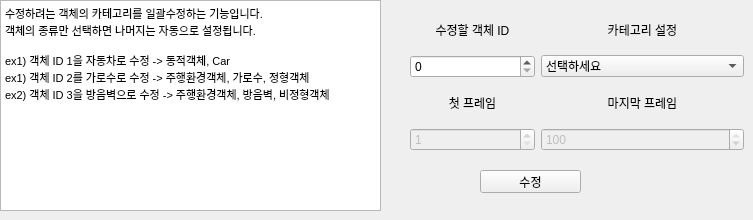
      <widget class="QWidget" name="tab_10">
       <attribute name="title">
        <string>카테고리 수정</string>
       </attribute>
       <widget class="QTextBrowser" name="textBrowser_3">
        <property name="geometry">
         <rect>
          <x>0</x>
          <y>0</y>
          <width>381</width>
          <height>211</height>
         </rect>
        </property>
        <property name="html">
         <string>&lt;!DOCTYPE HTML PUBLIC &quot;-//W3C//DTD HTML 4.0//EN&quot; &quot;http://www.w3.org/TR/REC-html40/strict.dtd&quot;&gt;
&lt;html&gt;&lt;head&gt;&lt;meta name=&quot;qrichtext&quot; content=&quot;1&quot; /&gt;&lt;style type=&quot;text/css&quot;&gt;
p, li { white-space: pre-wrap; }
&lt;/style&gt;&lt;/head&gt;&lt;body style=&quot; font-family:'Gulim'; font-size:9pt; font-weight:400; font-style:normal;&quot;&gt;
&lt;p style=&quot; margin-top:0px; margin-bottom:0px; margin-left:0px; margin-right:0px; -qt-block-indent:0; text-indent:0px;&quot;&gt;&lt;span style=&quot; font-family:'MS Shell Dlg 2'; font-size:8.25pt;&quot;&gt;수정하려는 객체의 카테고리를 일괄수정하는 기능입니다.&lt;/span&gt;&lt;/p&gt;
&lt;p style=&quot; margin-top:0px; margin-bottom:0px; margin-left:0px; margin-right:0px; -qt-block-indent:0; text-indent:0px;&quot;&gt;&lt;span style=&quot; font-family:'MS Shell Dlg 2'; font-size:8.25pt;&quot;&gt;객체의 종류만 선택하면 나머지는 자동으로 설정됩니다.&lt;/span&gt;&lt;/p&gt;
&lt;p style=&quot;-qt-paragraph-type:empty; margin-top:0px; margin-bottom:0px; margin-left:0px; margin-right:0px; -qt-block-indent:0; text-indent:0px; font-family:'MS Shell Dlg 2'; font-size:8.25pt;&quot;&gt;&lt;br /&gt;&lt;/p&gt;
&lt;p style=&quot; margin-top:0px; margin-bottom:0px; margin-left:0px; margin-right:0px; -qt-block-indent:0; text-indent:0px;&quot;&gt;&lt;span style=&quot; font-family:'MS Shell Dlg 2'; font-size:8.25pt;&quot;&gt;ex1) 객체 ID 1을 자동차로 수정 -&amp;gt; 동적객체, Car&lt;/span&gt;&lt;/p&gt;
&lt;p style=&quot; margin-top:0px; margin-bottom:0px; margin-left:0px; margin-right:0px; -qt-block-indent:0; text-indent:0px;&quot;&gt;&lt;span style=&quot; font-family:'MS Shell Dlg 2'; font-size:8.25pt;&quot;&gt;ex1) 객체 ID 2를 가로수로 수정 -&amp;gt; 주행환경객체, 가로수, 정형객체&lt;/span&gt;&lt;/p&gt;
&lt;p style=&quot; margin-top:0px; margin-bottom:0px; margin-left:0px; margin-right:0px; -qt-block-indent:0; text-indent:0px;&quot;&gt;&lt;span style=&quot; font-family:'MS Shell Dlg 2'; font-size:8.25pt;&quot;&gt;ex2) 객체 ID 3을 방음벽으로 수정 -&amp;gt; 주행환경객체, 방음벽, 비정형객체&lt;/span&gt;&lt;/p&gt;&lt;/body&gt;&lt;/html&gt;</string>
        </property>
       </widget>
       <widget class="QWidget" name="gridLayoutWidget_2">
        <property name="geometry">
         <rect>
          <x>410</x>
          <y>10</y>
          <width>334</width>
          <height>141</height>
         </rect>
        </property>
        <layout class="QGridLayout" name="gridLayout_2" rowstretch="0,0,0,0">
         <item row="0" column="1">
          <widget class="QLabel" name="label_5">
           <property name="text">
            <string>카테고리 설정</string>
           </property>
           <property name="alignment">
            <set>Qt::AlignCenter</set>
           </property>
          </widget>
         </item>
         <item row="0" column="0">
          <widget class="QLabel" name="label_9">
           <property name="text">
            <string>수정할 객체 ID</string>
           </property>
           <property name="alignment">
            <set>Qt::AlignCenter</set>
           </property>
          </widget>
         </item>
         <item row="1" column="0">
          <widget class="QSpinBox" name="spinBoxfromIdCategory">
           <property name="minimumSize">
            <size>
             <width>118</width>
             <height>20</height>
            </size>
           </property>
           <property name="maximum">
            <number>1000</number>
           </property>
          </widget>
         </item>
         <item row="2" column="0">
          <widget class="QLabel" name="label_11">
           <property name="text">
            <string>첫 프레임</string>
           </property>
           <property name="alignment">
            <set>Qt::AlignCenter</set>
           </property>
          </widget>
         </item>
         <item row="2" column="1">
          <widget class="QLabel" name="label_12">
           <property name="text">
            <string>마지막 프레임</string>
           </property>
           <property name="alignment">
            <set>Qt::AlignCenter</set>
           </property>
          </widget>
         </item>
         <item row="3" column="0">
          <widget class="QSpinBox" name="spinBoxfromIdCategoryFrame">
           <property name="enabled">
            <bool>false</bool>
           </property>
           <property name="minimum">
            <number>1</number>
           </property>
           <property name="maximum">
            <number>100</number>
           </property>
          </widget>
         </item>
         <item row="3" column="1">
          <widget class="QSpinBox" name="spinBoxToIdCategoryFrame">
           <property name="enabled">
            <bool>false</bool>
           </property>
           <property name="minimum">
            <number>1</number>
           </property>
           <property name="maximum">
            <number>100</number>
           </property>
           <property name="value">
            <number>100</number>
           </property>
          </widget>
         </item>
         <item row="1" column="1">
          <widget class="QComboBox" name="comboBox">
           <item>
            <property name="text">
             <string>선택하세요</string>
            </property>
           </item>
           <item>
            <property name="text">
             <string>승용차(CAR)</string>
            </property>
           </item>
           <item>
            <property name="text">
             <string>트럭(TRUCK)</string>
            </property>
           </item>
           <item>
            <property name="text">
             <string>보행자(PEDESTRIAN)</string>
            </property>
           </item>
           <item>
            <property name="text">
             <string>오토바이(MOTORCYCLE)</string>
            </property>
           </item>
           <item>
            <property name="text">
             <string>버스(BUS)</string>
            </property>
           </item>
           <item>
            <property name="text">
             <string>자전거(BICYCLE)</string>
            </property>
           </item>
           <item>
            <property name="text">
             <string>특수차량(ETC)</string>
            </property>
           </item>
           <item>
            <property name="text">
             <string>중앙분리대(MEDIAN_STRIP)</string>
            </property>
           </item>
           <item>
            <property name="text">
             <string>방음벽(SOUND_BARRIER)</string>
            </property>
           </item>
           <item>
            <property name="text">
             <string>육교(OVERPASS)</string>
            </property>
           </item>
           <item>
            <property name="text">
             <string>램프구간(RAMP_SECT)</string>
            </property>
           </item>
           <item>
            <property name="text">
             <string>고속도로 위 표지판(ROAD_SIGN)</string>
            </property>
           </item>
           <item>
            <property name="text">
             <string>가로수(STREET_TRIEES)</string>
            </property>
           </item>
           <item>
            <property name="text">
             <string>터널(TUNNEL)</string>
            </property>
           </item>
          </widget>
         </item>
        </layout>
       </widget>
       <widget class="QPushButton" name="pushButton_9">
        <property name="geometry">
         <rect>
          <x>480</x>
          <y>170</y>
          <width>101</width>
          <height>23</height>
         </rect>
        </property>
        <property name="text">
         <string>수정</string>
        </property>
       </widget>
      </widget>
